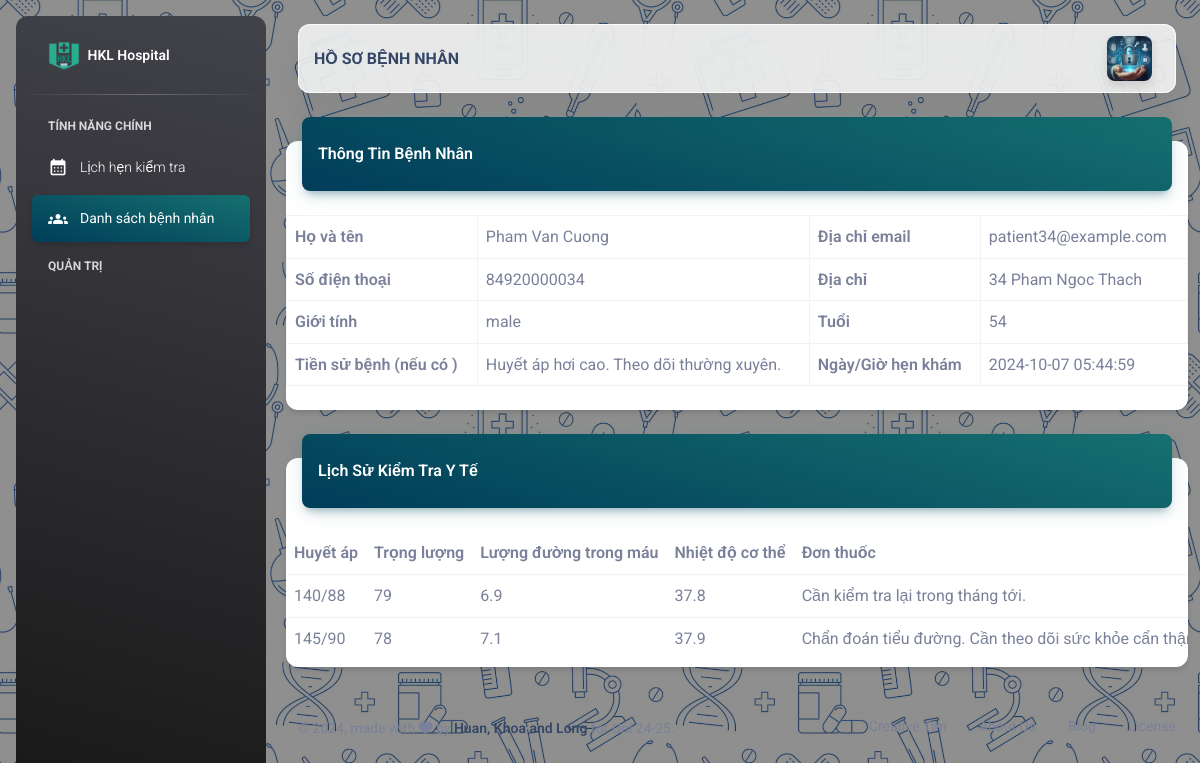
/role-doctor/s_patient_medhist.php (signed in), run on the app's committed database.
### tables this page shows
CREATE TABLE `dim_user` (
  `user_id` int(11) NOT NULL,
  `user_name` varchar(255) DEFAULT NULL,
  `password` varchar(255) DEFAULT NULL,
  `email_address` varchar(255) DEFAULT NULL,
  `contact_no` bigint(11) DEFAULT NULL,
  `full_name` varchar(255) DEFAULT NULL,
  `created_at` timestamp NULL DEFAULT current_timestamp(),
  `updated_at` timestamp NULL DEFAULT NULL ON UPDATE current_timestamp(),
  `gender` varchar(25) DEFAULT NULL,
  `city` varchar(255) DEFAULT NULL,
  `address` varchar(255) DEFAULT NULL,
  `role` varchar(50) DEFAULT NULL,
  `specialty_id` int(11) DEFAULT NULL,
  `pricing` varchar(255) DEFAULT NULL
);

CREATE TABLE `fact_patient_details` (
  `record_id` int(11) NOT NULL,
  `doctor_id` int(11) NOT NULL,
  `patient_id` int(11) NOT NULL,
  `patient_age` int(10) DEFAULT NULL,
  `med_hist` mediumtext DEFAULT NULL,
  `created_at` timestamp NULL DEFAULT current_timestamp(),
  `updated_at` timestamp NULL DEFAULT NULL ON UPDATE current_timestamp()
);

CREATE TABLE `fact_med_hist` (
  `med_hist_id` int(11) NOT NULL,
  `appointment_id` int(11) NOT NULL,
  `patient_id` int(11) DEFAULT NULL,
  `blood_press` varchar(200) DEFAULT NULL,
  `blood_sugar` varchar(200) DEFAULT NULL,
  `weight` varchar(200) DEFAULT NULL,
  `temp` varchar(200) DEFAULT NULL,
  `med_note` mediumtext DEFAULT NULL,
  `created_at` timestamp NULL DEFAULT current_timestamp(),
  `updated_at` timestamp NULL DEFAULT NULL ON UPDATE current_timestamp()
);

### role-doctor/s_patient_medhist.php (the view, shortened to what this page needs)
<?php
include SITE_ROOT . ('/HMS-Nhom11/assets/include/config.php');
include SITE_ROOT . ('/HMS-Nhom11/assets/include/header.php');
?>
<head>
</head>
<body class="g-sidenav-show"
    style="background-image: url('../assets/image/Hospital_Seamless1.png'); background-size: 400px 400px;">
    <aside
        class="sidenav navbar navbar-vertical navbar-expand-xs border-0 border-radius-xl my-3 fixed-start ms-3 bg-gradient-dark"
        id="sidenav-main">
        <div class="sidenav-header">
            <a class="navbar-brand m-0" href=" https://demos.creative-tim.com/material-dashboard/pages/dashboard "
                target="_blank">
                <img src="../assets/image/logo01-sq.png" class="navbar-brand-img h-100" alt="main_logo">
                <span class="ms-1 font-weight-bold text-white">HKL Hospital</span>
            </a>
        </div>
        <hr class="horizontal light mt-0 mb-2">
        <div class="collapse navbar-collapse  w-auto " id="sidenav-collapse-main">
            <ul class="navbar-nav">
                <li class="nav-item mt-3">
                    <h6 class="ps-4 ms-2 text-uppercase text-xs text-white font-weight-bolder opacity-8">Tính năng chính
                    </h6>
                </li>
                <li class="nav-item">
                    <a class="nav-link text-white" href="schedule.php">
                        <div class="text-white text-center me-2 d-flex align-items-center justify-content-center">
                            <i class="material-icons opacity-10">calendar_month</i>
                        </div>
                        <span class="nav-link-text ms-1">Lịch hẹn kiểm tra</span>
                    </a>
                </li>
                <li class="nav-item">
                    <a class="nav-link text-white active bg-gradient-primary" href="patient.php">
                        <div class="text-white text-center me-2 d-flex align-items-center justify-content-center">
                            <i class="material-icons opacity-10">groups</i>
                        </div>
                        <span class="nav-link-text ms-1">Danh sách bệnh nhân</span>
                    </a>
                </li>
                <li class="nav-item mt-3">
                    <h6 class="ps-4 ms-2 text-uppercase text-xs text-white font-weight-bolder opacity-8">Quản trị
                    </h6>
                </li>
            </ul>
        </div>
    </aside>
    <main class="main-content border-radius-lg ">
        <nav class="navbar navbar-main navbar-expand-lg px-0 mx-4 border-radius-xl shadow-none position-sticky blur shadow-blur mt-4 left-auto top-1 z-index-sticky"
            data-scroll="true">
            <div class="container-fluid py-1 px-3">
                <nav aria-label="breadcrumb">
                    <h6 class="font-weight-bolder mb-0">HỒ SƠ BỆNH NHÂN</h6>
                </nav>
                <div class="collapse navbar-collapse mt-sm-0 mt-2 me-md-0 me-sm-4" id="navbar">
                    <ul class="navbar-nav  justify-content-end">
                        <li class="nav-item d-xl-none ps-3 d-flex align-items-center">
                        <li class="nav-item dropdown pe-2 d-flex align-items-center">
                            <a href="javascript:;" class="nav-link text-body p-0" id="dropdownMenuButton"
                                data-bs-toggle="dropdown" aria-expanded="false">
                                <img src="../assets/image/user login image.png" alt="profile_image"
                                    class="border-radius-lg shadow-sm" style="max-width:45px">
                            </a>
                        </li>
                        </li>
                    </ul>
                </div>
            </div>
        </nav>
        <div class="container-fluid py-4">
            <div class="row">
                <div class="col-12">
                    <div class="card my-4">
                        <div class="card-header p-0 position-relative mt-n4 mx-3 z-index-2">
                            <div class="bg-gradient-primary shadow-primary border-radius-lg pt-4 pb-3">
                                <h6 class="text-white text-capitalize ps-3">Thông tin bệnh nhân</h6>
                            </div>
                        </div>
                        <div class="card-body px-0 pb-2">
                            <div class="table-responsive p-0">
                                <table class="table align-items-center mb-0">
                                    <table class="table table-bordered ">
                                        <?php
                                        $sql = "SELECT  usr.full_name,
                                              usr.email_address,
                                              usr.contact_no,
                                              usr.address,
                                              usr.city,
                                              usr.gender,
                                              usr.created_at,
                                              ptn.patient_age,
                                              ptn.med_hist
                                      FROM dim_user usr
                                      LEFT JOIN fact_patient_details ptn
                                      ON ptn.patient_id = usr.user_id
                                      WHERE
                                          -- usr.full_name = 'Pham Van Cuong'
                                          usr.user_id =34; ";
                                        $result = $conn->query($sql);
                                        if ($result->num_rows > 0) {
                                            while ($row = $result->fetch_assoc()) {
                                                $fullname = $row["full_name"];
                                                $emailaddress = $row["email_address"];
                                                $sdt = $row["contact_no"];
                                                $address = $row["address"];
                                                $gioitinh = $row["gender"];
                                                $tuoi = $row["patient_age"];
                                                $tsb = $row["med_hist"];
                                                $created_at = $row["created_at"];
                                                echo "<tr>";
                                                echo " <th>Họ và tên</th>  ";
                                                echo "<td>$fullname</td>";
                                                echo " <th>Địa chỉ email</th>  ";
                                                echo "<td>$emailaddress</td>";
                                                echo "</tr>";
                                                echo "<tr>";
                                                echo " <th>Số điện thoại</th>  ";
                                                echo "<td>$sdt</td>";
                                                echo " <th>Địa chỉ</th>  ";
                                                echo "<td>$address</td>";
                                                echo "</tr>";
                                                echo " <th>Giới tính</th>  ";
                                                echo "<td>$gioitinh</td>";
                                                echo " <th>Tuổi</th>  ";
                                                echo "<td>$tuoi</td>";
                                                echo " <th>Tiền sử bệnh (nếu có )</th>  ";
                                                echo "<td>$tsb</td>";
                                                echo " <th>Ngày/Giờ hẹn khám</th>  ";
                                                echo "<td>$created_at</td>";
                                            }
                                        } else {
                                        }
                                        ?>
                                    </table>
                            </div>
                        </div>
                    </div>
                </div>
            </div>
            <div class="row">
                <div class="col-12">
                    <div class="card my-4">
                        <div class="card-header p-0 position-relative mt-n4 mx-3 z-index-2">
                            <div class="bg-gradient-primary shadow-primary border-radius-lg pt-4 pb-3">
                                <h6 class="text-white text-capitalize ps-3"> Lịch sử kiểm tra y tế</h6>
                            </div>
                        </div>
                        <div class="card-body px-0 pb-2">
                            <div class="table-responsive p-0">
                                <table class="table align-items-center justify-content-center mb-0">
                                    <tr>
                                        <th>Huyết áp</th>
                                        <th>Trọng lượng</th>
                                        <th>Lượng đường trong máu</th>
                                        <th>Nhiệt độ cơ thể</th>
                                        <th>Đơn thuốc</th>
                                    </tr>
                                    <?php
                                    $sql = "SELECT fmh.blood_press,fmh.blood_sugar,fmh.weight,fmh.temp,fmh.med_note,fmh.created_at
                                        FROM fact_med_hist fmh
                                            LEFT JOIN dim_user usr
                                                ON fmh.patient_id = usr.user_id
                                        WHERE
                                            -- usr.full_name = 'Pham Thi Kim'
                                            usr.user_id = 34
                                        ORDER BY
                                            created_at DESC, med_hist_id DESC";
                                    $result = $conn->query($sql);
                                    if ($result->num_rows > 0) {
                                        while ($row = $result->fetch_assoc()) {
                                            $bp = $row["blood_press"];
                                            $weight = $row["weight"];
                                            $bs = $row["blood_sugar"];
                                            $temp = $row["temp"];
                                            $pres = $row["med_note"];
                                            echo "<tr>";
                                            echo "<td>$bp</td>";
                                            echo "<td>$weight</td>";
                                            echo "<td>$bs</td>";
                                            echo "<td>$temp</td>";
                                            echo "<td>$pres</td>";
                                            echo "</tr>";
                                        }
                                    } else {
                                    }
                                    ?>
                                </table>
                            </div>
                        </div>
                    </div>
                </div>
            </div>
            <footer class="footer py-4  ">
                <div class="container-fluid">
                    <div class="row align-items-center justify-content-lg-between">
                        <div class="col-lg-6 mb-lg-0 mb-4">
                            <div class="copyright text-center text-sm text-muted text-lg-start">
                                ©
                                ,
                                made with <i class="fa fa-heart"></i> by
                                <a href="https://www.creative-tim.com" class="font-weight-bold" target="_blank">Huan,
                                    Khoa and Long</a>
                                for Uni 24-25.
                            </div>
                        </div>
                        <div class="col-lg-6">
                            <ul class="nav nav-footer justify-content-center justify-content-lg-end">
                                <li class="nav-item">
                                    <a href="https://www.creative-tim.com" class="nav-link text-muted"
                                        target="_blank">Creative Tim</a>
                                </li>
                                <li class="nav-item">
                                    <a href="https://www.creative-tim.com/presentation" class="nav-link text-muted"
                                        target="_blank">About
                                        Us</a>
                                </li>
                                <li class="nav-item">
                                    <a href="https://www.creative-tim.com/blog" class="nav-link text-muted"
                                        target="_blank">Blog</a>
                                </li>
                                <li class="nav-item">
                                    <a href="https://www.creative-tim.com/license" class="nav-link pe-0 text-muted"
                                        target="_blank">License</a>
                                </li>
                            </ul>
                        </div>
                    </div>
                </div>
            </footer>
        </div>
    </main>
<?php
include SITE_ROOT . ('/HMS-Nhom11/assets/include/footer.php');
?>

### data on the page
dim_user: full_name "Pham Van Cuong", email_address "patient34@example.com", contact_no "84920000034", address "34 Pham Ngoc Thach", gender "male", fact_patient_details.patient_age "54", fact_patient_details.med_hist "Huyết áp hơi cao. Theo dõi thường xuyên.", created_at "2024-10-07 05:44:59"
fact_med_hist: blood_press "140/88", weight "79", blood_sugar "6.9", temp "37.8", med_note "Cần kiểm tra lại trong tháng tới."
fact_med_hist: blood_press "145/90", weight "78", blood_sugar "7.1", temp "37.9", med_note "Chẩn đoán tiểu đường. Cần theo dõi sức khỏe cẩn…"
